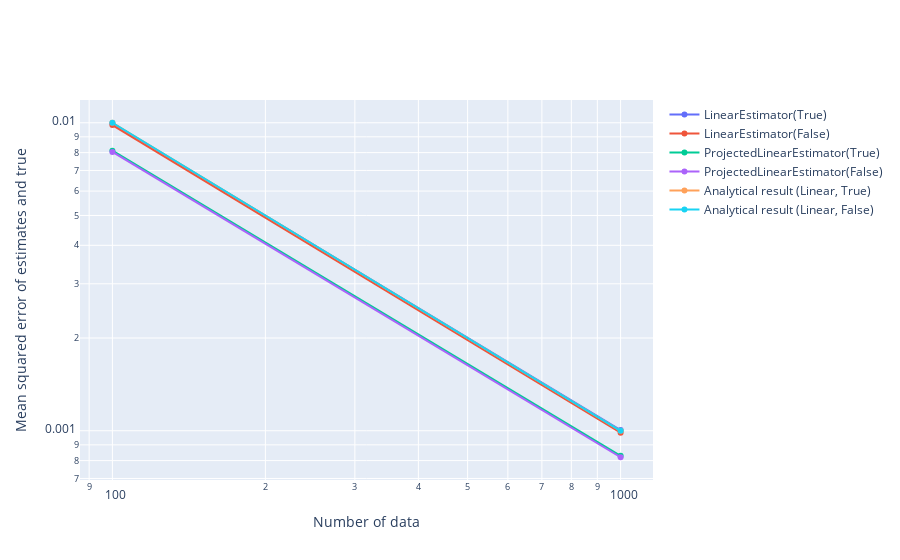

Source (notebook cell):
### Code cell
fig = data_analysis.make_mses_graph_estimation_results(
    estimation_results_list,
    case_names=case_name_list,
    num_data=num_data,
    true_object=true_object,
    show_analytical_results=True,
    qtomographies = [qtomography_list[0]],
    tester_objects=tester_objects,
)
fig

### Figure 1 — Plotly figure (JSON) as saved in the notebook; plotly's stock layout.template omitted (floating-point values rounded to 4 significant figures)
{"data": [{"mode": "lines+markers", "name": "LinearEstimator(True)", "type": "scatter", "x": [100, 1000], "y": [0.009945, 0.001006]}, {"mode": "lines+markers", "name": "LinearEstimator(False)", "type": "scatter", "x": [100, 1000], "y": [0.009827, 0.0009857]}, {"mode": "lines+markers", "name": "ProjectedLinearEstimator(True)", "type": "scatter", "x": [100, 1000], "y": [0.008112, 0.0008291]}, {"mode": "lines+markers", "name": "ProjectedLinearEstimator(False)", "type": "scatter", "x": [100, 1000], "y": [0.008039, 0.0008204]}, {"mode": "lines+markers", "name": "Analytical result (Linear, True)", "type": "scatter", "x": [100, 1000], "y": [0.01, 0.001]}, {"mode": "lines+markers", "name": "Analytical result (Linear, False)", "type": "scatter", "x": [100, 1000], "y": [0.01, 0.001]}], "layout": {"xaxis": {"title": {"text": "Number of data"}, "type": "log"}, "yaxis": {"title": {"text": "Mean squared error of estimates and true"}, "type": "log"}}}
